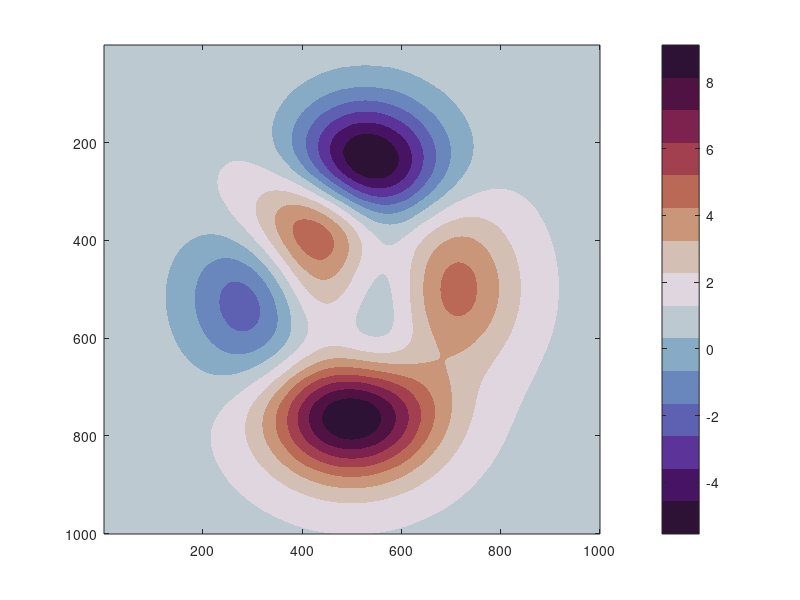

MATLAB code for this plot: (Note: this script raises an error after producing the figure.)
% Move pivot for small colormap.
imagesc(peaks(1000) + 1)
CM = [.18 .07 .21; .28 .08 .39; .36 .20 .60; .37 .38 .70; .41 .53 .74;
     .53 .67 .77; .74 .79 .82; .88 .84 .88; .83 .75 .71; .79 .59 .48;
     .73 .41 .34; .64 .25 .31; .49 .13 .31; .31 .07 .26; .18 .07 .21];
colormap(CM); colorbar 

% Move the pivot(center of colormap) to 0.
setColormapPivot(0)

pause()
% Reset colormap, then move pivot to 6.
colormap(CM);
setColormapPivot(6)


pause()
% Reset colormap, then move pivot to 10.
colormap(CM);
setColormapPivot(10)
